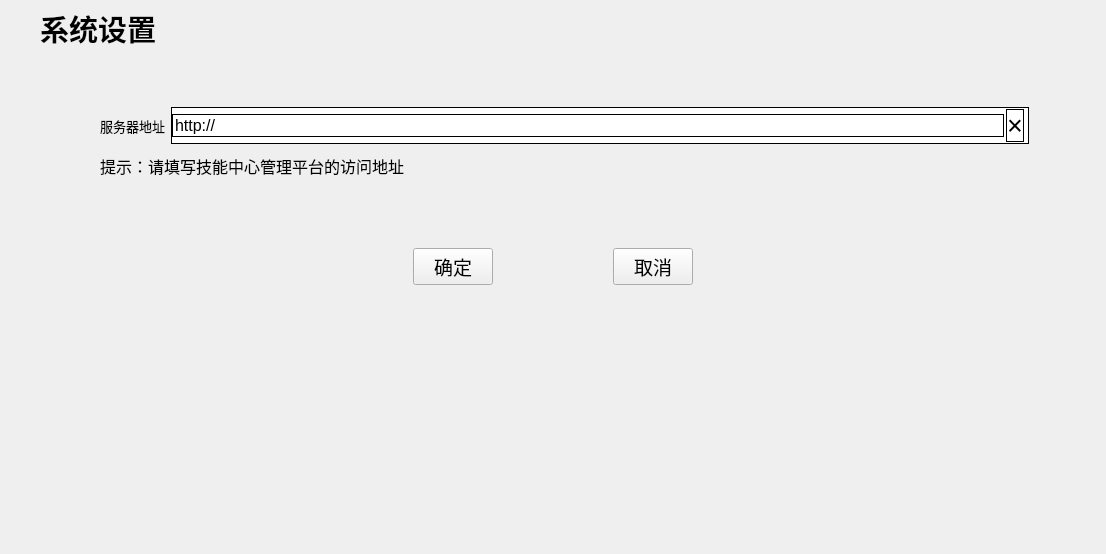
<?xml version="1.0" encoding="UTF-8"?>
<ui version="4.0">
 <class>Http</class>
 <widget class="QWidget" name="Http">
  <property name="geometry">
   <rect>
    <x>0</x>
    <y>0</y>
    <width>1106</width>
    <height>554</height>
   </rect>
  </property>
  <property name="minimumSize">
   <size>
    <width>1106</width>
    <height>554</height>
   </size>
  </property>
  <property name="maximumSize">
   <size>
    <width>1106</width>
    <height>554</height>
   </size>
  </property>
  <property name="font">
   <font>
    <pointsize>12</pointsize>
   </font>
  </property>
  <property name="windowTitle">
   <string>SimLaparo</string>
  </property>
  <layout class="QVBoxLayout" name="verticalLayout">
   <property name="spacing">
    <number>0</number>
   </property>
   <property name="leftMargin">
    <number>0</number>
   </property>
   <property name="topMargin">
    <number>0</number>
   </property>
   <property name="rightMargin">
    <number>0</number>
   </property>
   <property name="bottomMargin">
    <number>0</number>
   </property>
   <item>
    <widget class="QWidget" name="widget" native="true">
     <property name="minimumSize">
      <size>
       <width>0</width>
       <height>57</height>
      </size>
     </property>
     <property name="maximumSize">
      <size>
       <width>16777215</width>
       <height>57</height>
      </size>
     </property>
     <layout class="QHBoxLayout" name="horizontalLayout">
      <property name="spacing">
       <number>0</number>
      </property>
      <property name="leftMargin">
       <number>0</number>
      </property>
      <property name="topMargin">
       <number>0</number>
      </property>
      <property name="rightMargin">
       <number>40</number>
      </property>
      <property name="bottomMargin">
       <number>0</number>
      </property>
      <item>
       <spacer name="horizontalSpacer_9">
        <property name="orientation">
         <enum>Qt::Horizontal</enum>
        </property>
        <property name="sizeType">
         <enum>QSizePolicy::Fixed</enum>
        </property>
        <property name="sizeHint" stdset="0">
         <size>
          <width>40</width>
          <height>20</height>
         </size>
        </property>
       </spacer>
      </item>
      <item>
       <widget class="QLabel" name="label_2">
        <property name="font">
         <font>
          <family>微软雅黑</family>
          <pointsize>22</pointsize>
          <weight>75</weight>
          <bold>true</bold>
         </font>
        </property>
        <property name="text">
         <string>系统设置</string>
        </property>
       </widget>
      </item>
      <item>
       <spacer name="horizontalSpacer">
        <property name="orientation">
         <enum>Qt::Horizontal</enum>
        </property>
        <property name="sizeHint" stdset="0">
         <size>
          <width>877</width>
          <height>20</height>
         </size>
        </property>
       </spacer>
      </item>
      <item>
       <widget class="MyLabel" name="closeBtn">
        <property name="cursor">
         <cursorShape>PointingHandCursor</cursorShape>
        </property>
        <property name="text">
         <string/>
        </property>
       </widget>
      </item>
     </layout>
    </widget>
   </item>
   <item>
    <spacer name="verticalSpacer">
     <property name="orientation">
      <enum>Qt::Vertical</enum>
     </property>
     <property name="sizeType">
      <enum>QSizePolicy::Fixed</enum>
     </property>
     <property name="sizeHint" stdset="0">
      <size>
       <width>20</width>
       <height>50</height>
      </size>
     </property>
    </spacer>
   </item>
   <item>
    <widget class="QWidget" name="widget_3" native="true">
     <layout class="QVBoxLayout" name="verticalLayout_2">
      <property name="spacing">
       <number>0</number>
      </property>
      <property name="leftMargin">
       <number>0</number>
      </property>
      <property name="topMargin">
       <number>0</number>
      </property>
      <property name="rightMargin">
       <number>0</number>
      </property>
      <property name="bottomMargin">
       <number>0</number>
      </property>
      <item>
       <layout class="QHBoxLayout" name="horizontalLayout_3">
        <property name="spacing">
         <number>6</number>
        </property>
        <item>
         <spacer name="horizontalSpacer_2">
          <property name="orientation">
           <enum>Qt::Horizontal</enum>
          </property>
          <property name="sizeType">
           <enum>QSizePolicy::Fixed</enum>
          </property>
          <property name="sizeHint" stdset="0">
           <size>
            <width>100</width>
            <height>20</height>
           </size>
          </property>
         </spacer>
        </item>
        <item>
         <widget class="QLabel" name="label_3">
          <property name="font">
           <font>
            <pointsize>10</pointsize>
           </font>
          </property>
          <property name="text">
           <string>服务器地址</string>
          </property>
         </widget>
        </item>
        <item>
         <widget class="QWidget" name="widget_2" native="true">
          <property name="minimumSize">
           <size>
            <width>858</width>
            <height>37</height>
           </size>
          </property>
          <property name="maximumSize">
           <size>
            <width>858</width>
            <height>37</height>
           </size>
          </property>
          <property name="font">
           <font>
            <pointsize>10</pointsize>
           </font>
          </property>
          <property name="styleSheet">
           <string notr="true">QWidget{
border:1px solid black;
	background-color: rgb(255, 255, 255);
}</string>
          </property>
          <layout class="QHBoxLayout" name="horizontalLayout_2">
           <property name="spacing">
            <number>2</number>
           </property>
           <property name="leftMargin">
            <number>1</number>
           </property>
           <property name="topMargin">
            <number>0</number>
           </property>
           <property name="rightMargin">
            <number>5</number>
           </property>
           <property name="bottomMargin">
            <number>0</number>
           </property>
           <item>
            <widget class="QLineEdit" name="httpPath">
             <property name="font">
              <font>
               <pointsize>12</pointsize>
              </font>
             </property>
             <property name="inputMask">
              <string/>
             </property>
             <property name="text">
              <string>http://</string>
             </property>
             <property name="maxLength">
              <number>32767</number>
             </property>
             <property name="frame">
              <bool>false</bool>
             </property>
             <property name="cursorPosition">
              <number>7</number>
             </property>
             <property name="placeholderText">
              <string>http://</string>
             </property>
            </widget>
           </item>
           <item>
            <widget class="QPushButton" name="clearPath">
             <property name="font">
              <font>
               <pointsize>20</pointsize>
              </font>
             </property>
             <property name="cursor">
              <cursorShape>PointingHandCursor</cursorShape>
             </property>
             <property name="text">
              <string>×</string>
             </property>
            </widget>
           </item>
          </layout>
         </widget>
        </item>
        <item>
         <spacer name="horizontalSpacer_3">
          <property name="orientation">
           <enum>Qt::Horizontal</enum>
          </property>
          <property name="sizeType">
           <enum>QSizePolicy::Expanding</enum>
          </property>
          <property name="sizeHint" stdset="0">
           <size>
            <width>70</width>
            <height>20</height>
           </size>
          </property>
         </spacer>
        </item>
       </layout>
      </item>
      <item>
       <spacer name="verticalSpacer_3">
        <property name="orientation">
         <enum>Qt::Vertical</enum>
        </property>
        <property name="sizeType">
         <enum>QSizePolicy::Fixed</enum>
        </property>
        <property name="sizeHint" stdset="0">
         <size>
          <width>20</width>
          <height>10</height>
         </size>
        </property>
       </spacer>
      </item>
      <item>
       <layout class="QHBoxLayout" name="horizontalLayout_4">
        <item>
         <spacer name="horizontalSpacer_4">
          <property name="orientation">
           <enum>Qt::Horizontal</enum>
          </property>
          <property name="sizeType">
           <enum>QSizePolicy::Fixed</enum>
          </property>
          <property name="sizeHint" stdset="0">
           <size>
            <width>100</width>
            <height>20</height>
           </size>
          </property>
         </spacer>
        </item>
        <item>
         <widget class="QLabel" name="label4">
          <property name="text">
           <string>提示：请填写技能中心管理平台的访问地址</string>
          </property>
         </widget>
        </item>
        <item>
         <spacer name="horizontalSpacer_5">
          <property name="orientation">
           <enum>Qt::Horizontal</enum>
          </property>
          <property name="sizeHint" stdset="0">
           <size>
            <width>40</width>
            <height>20</height>
           </size>
          </property>
         </spacer>
        </item>
       </layout>
      </item>
      <item>
       <spacer name="verticalSpacer_4">
        <property name="orientation">
         <enum>Qt::Vertical</enum>
        </property>
        <property name="sizeType">
         <enum>QSizePolicy::Fixed</enum>
        </property>
        <property name="sizeHint" stdset="0">
         <size>
          <width>20</width>
          <height>70</height>
         </size>
        </property>
       </spacer>
      </item>
      <item>
       <layout class="QHBoxLayout" name="horizontalLayout_5">
        <item>
         <spacer name="horizontalSpacer_7">
          <property name="orientation">
           <enum>Qt::Horizontal</enum>
          </property>
          <property name="sizeHint" stdset="0">
           <size>
            <width>40</width>
            <height>20</height>
           </size>
          </property>
         </spacer>
        </item>
        <item>
         <widget class="QPushButton" name="ok">
          <property name="minimumSize">
           <size>
            <width>80</width>
            <height>30</height>
           </size>
          </property>
          <property name="font">
           <font>
            <family>微软雅黑</family>
            <pointsize>14</pointsize>
           </font>
          </property>
          <property name="text">
           <string>确定</string>
          </property>
         </widget>
        </item>
        <item>
         <spacer name="horizontalSpacer_6">
          <property name="orientation">
           <enum>Qt::Horizontal</enum>
          </property>
          <property name="sizeType">
           <enum>QSizePolicy::Fixed</enum>
          </property>
          <property name="sizeHint" stdset="0">
           <size>
            <width>120</width>
            <height>20</height>
           </size>
          </property>
         </spacer>
        </item>
        <item>
         <widget class="QPushButton" name="no">
          <property name="minimumSize">
           <size>
            <width>80</width>
            <height>30</height>
           </size>
          </property>
          <property name="font">
           <font>
            <family>微软雅黑</family>
            <pointsize>14</pointsize>
           </font>
          </property>
          <property name="text">
           <string>取消</string>
          </property>
         </widget>
        </item>
        <item>
         <spacer name="horizontalSpacer_8">
          <property name="orientation">
           <enum>Qt::Horizontal</enum>
          </property>
          <property name="sizeHint" stdset="0">
           <size>
            <width>40</width>
            <height>20</height>
           </size>
          </property>
         </spacer>
        </item>
       </layout>
      </item>
      <item>
       <spacer name="verticalSpacer_2">
        <property name="orientation">
         <enum>Qt::Vertical</enum>
        </property>
        <property name="sizeHint" stdset="0">
         <size>
          <width>20</width>
          <height>40</height>
         </size>
        </property>
       </spacer>
      </item>
     </layout>
    </widget>
   </item>
  </layout>
 </widget>
 <customwidgets>
  <customwidget>
   <class>MyLabel</class>
   <extends>QLabel</extends>
   <header>mylabel.h</header>
  </customwidget>
 </customwidgets>
 <resources>
  <include location="../resource/qtlogin.qrc"/>
  <include location="../resource/qtlogin.qrc"/>
 </resources>
 <connections/>
</ui>
